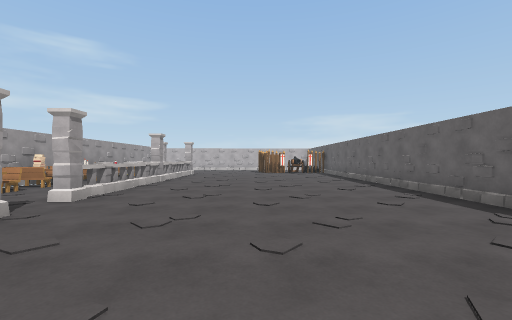
[1] (above)

17 first-person views from a walk through a scene from a Unity 3-D project. The camera is 1.4 m above the floor, looks level and sees 90° across. The floor is counted in squares, 2 m on a side. Each view is taken from the middle of a square. On the plan, view 1 faces up. The plan holds only what a view shows up to about 9 squares ahead; the rest is blank. The place goes on beyond the plan. The player character is not drawn. Door leaves are left out, so doorways stand open.

[2]
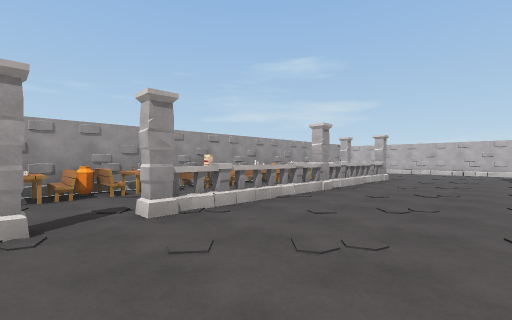

[3]
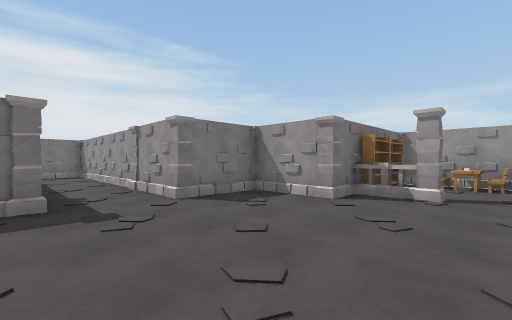

[4]
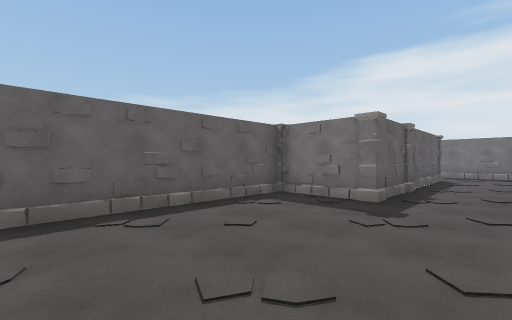

[5]
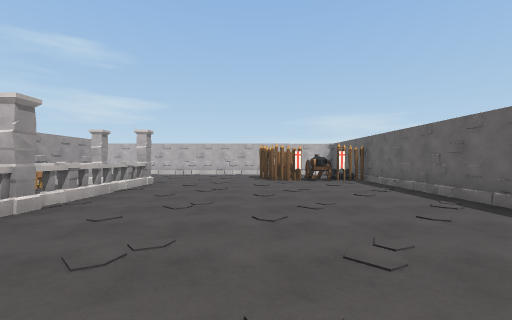

[6]
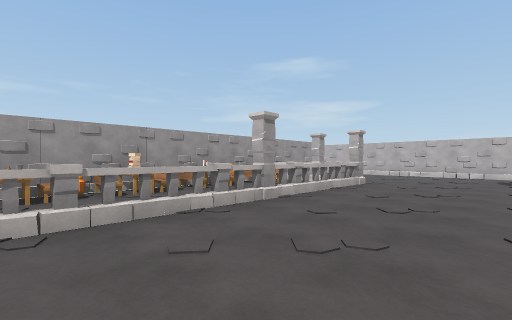

[7]
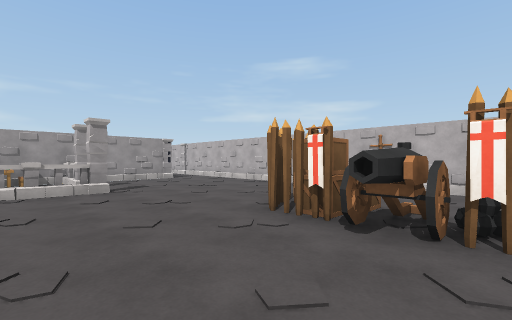

[8]
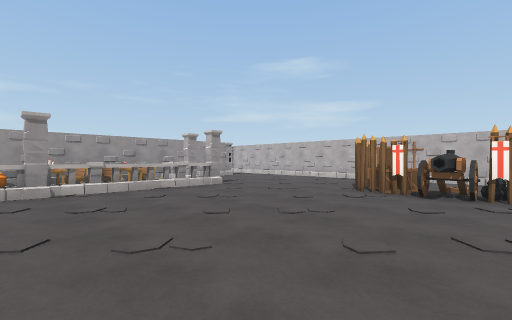

[9]
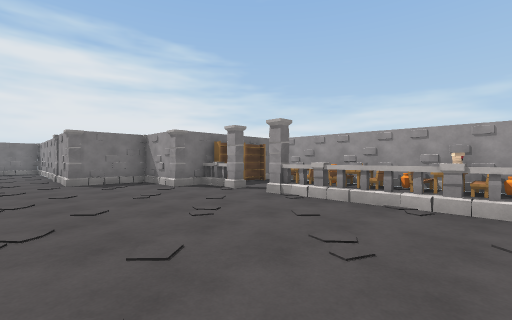

[10]
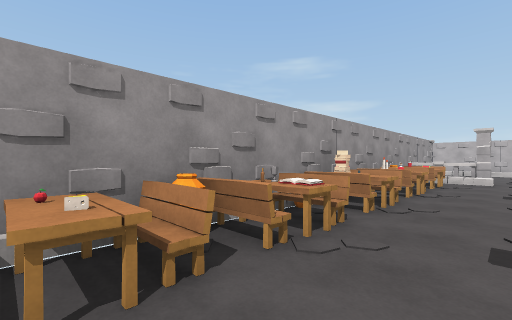

[11]
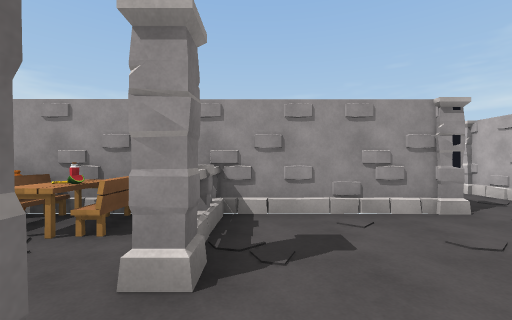

[12]
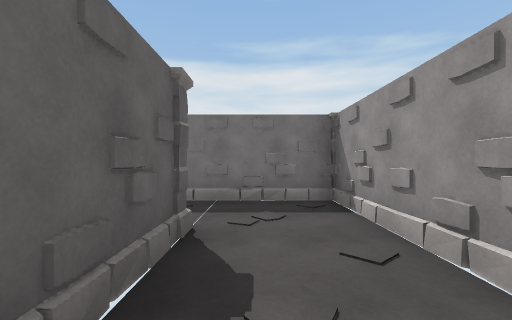

[13]
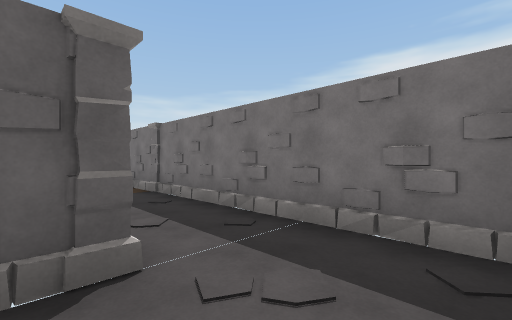

[14]
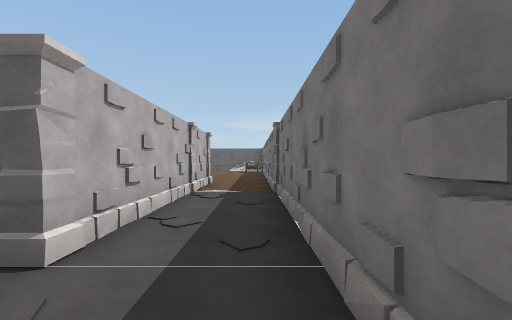

[15]
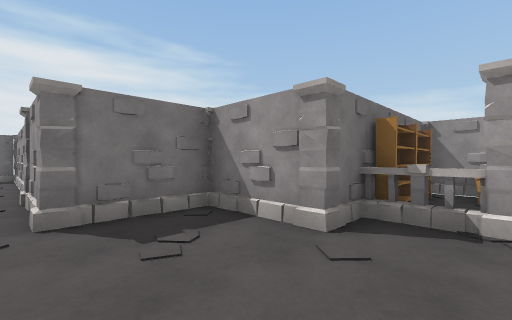

[16]
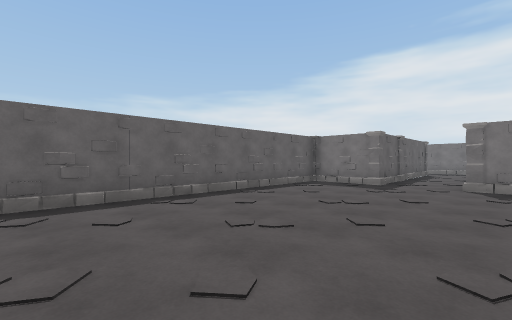

[17]
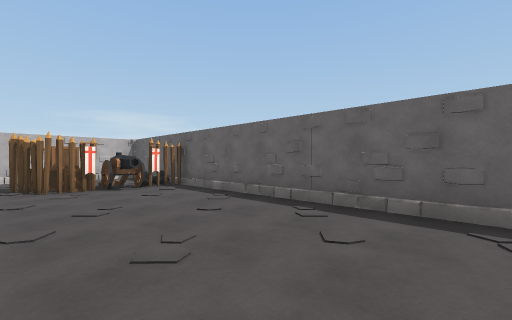

### Floor plan
Key: @ floor where view 1 was taken; # wall or solid block; . floor; / step, stairs or slope; D open door; B bench; T table; K books; J jar; F flag; C crate; A cannon; O other object.
Columns run from 7 left of view 1 to 9 right of it. Each row starts with its distance up from view 1.
 15 O......#C/F#
 14 #......OCAO#
 13 #.......FA.#
 12  BO.O......#
 11  OT.O......#
 10  BO.O......#
  9  OT.O......#
  8 #BO.O......#
  7 #OT.O......#
  6 #BOBO......#
  5 #TOKO......#
  4 #BJBO......#
  3 #OT.O......#
  2 ####OO.....#
  1    ##......#
  0     #..@...#
 -1      O#O.O##
 -2       #ODO
 -3       #DD#
 -4       #..#
 -5       #..#
 -6       #..O###O#O
 -7       #......D...
 -8       #......D...
 -9       #######O###

Positions as (right, up) in squares from view 1, and headings:
1: (0, 0), facing up
2: (0, 3), facing up-left
3: (2, 4), facing down-left
4: (0, 4), facing down-right
5: (0, 5), facing up
6: (0, 5), facing up-left
7: (3, 11), facing up-left
8: (3, 8), facing up-left
9: (1, 8), facing down-left
10: (-4, 3), facing up-left
11: (-3, 13), facing left
12: (1, -4), facing down
13: (0, -6), facing down-right
14: (0, -8), facing right
15: (0, 3), facing down-left
16: (-1, 7), facing down-right
17: (0, 7), facing up-right
